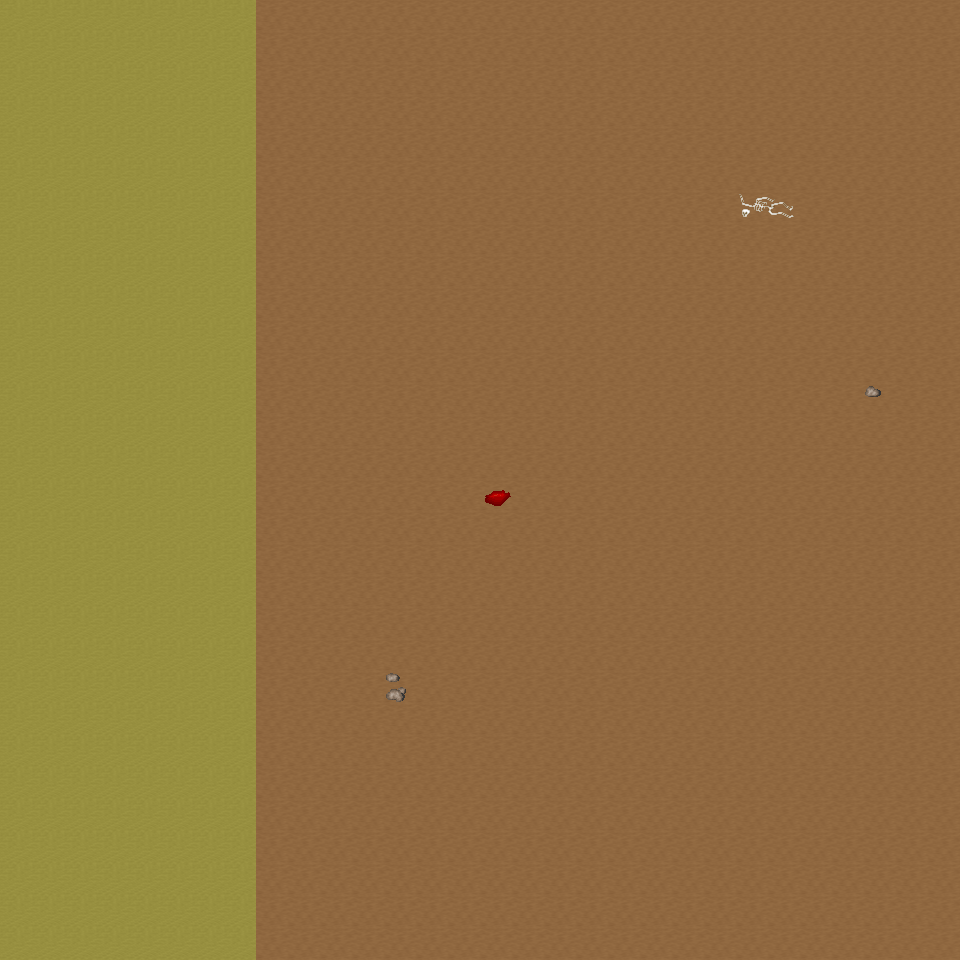

A level layout from a 2D game, rendered from its tile map. Below: a short description, then the map file with tile-grid data replaced by summaries:
An orthogonal 30x30 tile map with 32x32 px tiles, 6 tile layers (Ground, Object, Object2, Above, ...), 31 tilesets and 3 objects (3x mapExit).

<map version="1.0" orientation="orthogonal" renderorder="right-down" width="30" height="30" tilewidth="32" tileheight="32" nextobjectid="4">
  <tileset firstgid="1" name="tileset_ground_ground" tilewidth="32" tileheight="32" tilecount="33" columns="3">
    <image source="../drawable/tileset_ground_ground.png" width="96" height="352" />
  </tileset>
  <tileset firstgid="34" name="tileset_ground_ridge_earth_dark" tilewidth="32" tileheight="32" tilecount="96" columns="12">
    <image source="../drawable/tileset_ground_ridge_earth_dark.png" width="384" height="256" />
  </tileset>
  <tileset firstgid="130" name="tileset_furniture_light_iron_lamp" tilewidth="32" tileheight="32" tilecount="3" columns="1">
    <image source="../drawable/tileset_furniture_light_iron_lamp.png" width="32" height="96" />
  </tileset>
  <tileset firstgid="133" name="tileset_furniture_light_dark_torch" tilewidth="32" tileheight="32" tilecount="8" columns="2">
    <image source="../drawable/tileset_furniture_light_dark_torch.png" width="64" height="128" />
  </tileset>
  <tileset firstgid="141" name="tileset_furniture_light_flames" tilewidth="32" tileheight="32" tilecount="6" columns="6">
    <image source="../drawable/tileset_furniture_light_flames.png" width="192" height="32" />
  </tileset>
  <tileset firstgid="147" name="tileset_item_corpse_skeleton" tilewidth="32" tileheight="32" tilecount="4" columns="2">
    <image source="../drawable/tileset_item_corpse_skeleton.png" width="64" height="64" />
  </tileset>
  <tileset firstgid="151" name="tileset_item_blood_floor_stains_2" tilewidth="32" tileheight="32" tilecount="4" columns="2">
    <image source="../drawable/tileset_item_blood_floor_stains_2.png" width="64" height="64" />
  </tileset>
  <tileset firstgid="155" name="tileset_item_chest_large" tilewidth="32" tileheight="32" tilecount="8" columns="4">
    <image source="../drawable/tileset_item_chest_large.png" width="128" height="64" />
  </tileset>
  <tileset firstgid="163" name="tileset_item_armor_sword_rack" tilewidth="32" tileheight="32" tilecount="4" columns="2">
    <image source="../drawable/tileset_item_armor_sword_rack.png" width="64" height="64" />
  </tileset>
  <tileset firstgid="167" name="tileset_item_armor_weapons_rack" tilewidth="32" tileheight="32" tilecount="18" columns="9">
    <image source="../drawable/tileset_item_armor_weapons_rack.png" width="288" height="64" />
  </tileset>
  <tileset firstgid="185" name="tileset_item_pot_barrel_tall" tilewidth="32" tileheight="32" tilecount="2" columns="1">
    <image source="../drawable/tileset_item_pot_barrel_tall.png" width="32" height="64" />
  </tileset>
  <tileset firstgid="187" name="tileset_item_pot_pot_tall" tilewidth="32" tileheight="32" tilecount="2" columns="1">
    <image source="../drawable/tileset_item_pot_pot_tall.png" width="32" height="64" />
  </tileset>
  <tileset firstgid="189" name="tileset_ground_rock_pebbles" tilewidth="32" tileheight="32" tilecount="3" columns="1">
    <image source="../drawable/tileset_ground_rock_pebbles.png" width="32" height="96" />
  </tileset>
  <tileset firstgid="192" name="tileset_item_corpse_skull_dark" tilewidth="32" tileheight="32" tilecount="2" columns="2">
    <image source="../drawable/tileset_item_corpse_skull_dark.png" width="64" height="32" />
  </tileset>
  <tileset firstgid="194" name="tileset_ground_ladder_horizontal_dark" tilewidth="32" tileheight="32" tilecount="3" columns="1">
    <image source="../drawable/tileset_ground_ladder_horizontal_dark.png" width="32" height="96" />
  </tileset>
  <tileset firstgid="197" name="tileset_ground_fire_fire" tilewidth="32" tileheight="32" tilecount="27" columns="3">
    <image source="../drawable/tileset_ground_fire_fire.png" width="96" height="288" />
  </tileset>
  <tileset firstgid="224" name="tileset_ground_cobbled_paving" tilewidth="32" tileheight="32" tilecount="1" columns="1">
    <image source="../drawable/tileset_ground_cobbled_paving.png" width="32" height="32" />
  </tileset>
  <tileset firstgid="225" name="tileset_plant_stump_int_small_stump" tilewidth="32" tileheight="32" tilecount="1" columns="1">
    <image source="../drawable/tileset_plant_stump_int_small_stump.png" width="32" height="32" />
  </tileset>
  <tileset firstgid="226" name="tileset_furniture_table_tree_stump_table" tilewidth="32" tileheight="32" tilecount="4" columns="2">
    <image source="../drawable/tileset_furniture_table_tree_stump_table.png" width="64" height="64" />
  </tileset>
  <tileset firstgid="230" name="tileset_logic_collision" tilewidth="32" tileheight="32" tilecount="1" columns="1">
    <image source="../drawable/tileset_logic_collision.png" width="32" height="32" />
  </tileset>
  <tileset firstgid="231" name="tileset_ground_ladder_vertical_dark" tilewidth="32" tileheight="32" tilecount="3" columns="3">
    <image source="../drawable/tileset_ground_ladder_vertical_dark.png" width="96" height="32" />
  </tileset>
  <tileset firstgid="234" name="tileset_logic_creature_animal" tilewidth="32" tileheight="32" tilecount="32" columns="8">
    <image source="../drawable/tileset_logic_creature_animal.png" width="256" height="128" />
  </tileset>
  <tileset firstgid="266" name="tileset_logic_creature_human_barbarian" tilewidth="32" tileheight="32" tilecount="7" columns="7">
    <image source="../drawable/tileset_logic_creature_human_barbarian.png" width="224" height="32" />
  </tileset>
  <tileset firstgid="273" name="tileset_ground_ladder_steps" tilewidth="32" tileheight="32" tilecount="6" columns="3">
    <image source="../drawable/tileset_ground_ladder_steps.png" width="96" height="64" />
  </tileset>
  <tileset firstgid="279" name="tileset_logic_portal" tilewidth="32" tileheight="32" tilecount="24" columns="8">
    <image source="../drawable/tileset_logic_portal.png" width="256" height="96" />
  </tileset>
  <tileset firstgid="303" name="tileset_ground_earth_edges_yellowgreen" tilewidth="32" tileheight="32" tilecount="15" columns="5">
    <image source="../drawable/tileset_ground_earth_edges_yellowgreen.png" width="160" height="96" />
  </tileset>
  <tileset firstgid="318" name="tileset_plant_grasses" tilewidth="32" tileheight="32" tilecount="6" columns="3">
    <image source="../drawable/tileset_plant_grasses.png" width="96" height="64" />
  </tileset>
  <tileset firstgid="324" name="tileset_light_yellow_light_5x5" tilewidth="32" tileheight="32" tilecount="25" columns="5">
    <image source="../drawable/tileset_light_yellow_light_5x5.png" width="160" height="160" />
  </tileset>
  <tileset firstgid="349" name="tileset_light_dim_yellow_light_7x5" tilewidth="32" tileheight="32" tilecount="35" columns="7">
    <image source="../drawable/tileset_light_dim_yellow_light_7x5.png" width="224" height="160" />
  </tileset>
  <tileset firstgid="384" name="tileset_item_firewood" tilewidth="32" tileheight="32" tilecount="12" columns="3">
    <image source="../drawable/tileset_item_firewood.png" width="96" height="128" />
  </tileset>
  <tileset firstgid="396" name="tileset_logic_creature_insect" tilewidth="32" tileheight="32" tilecount="5" columns="5">
    <image source="../drawable/tileset_logic_creature_insect.png" width="160" height="32" />
  </tileset>
  <layer name="Ground" width="30" height="30">
    <data>[900 cells, 900 non-empty, 2 distinct tile ids]</data>
  </layer>
  <layer name="Object" width="30" height="30">
    <data>[900 cells, 5 non-empty, 5 distinct tile ids]</data>
  </layer>
  <layer name="Object2" width="30" height="30">
    <data>[900 cells, 0 non-empty, 0 distinct tile ids]</data>
  </layer>
  <layer name="Above" width="30" height="30">
    <data>[900 cells, 0 non-empty, 0 distinct tile ids]</data>
  </layer>
  <layer name="Above2" width="30" height="30">
    <data>[900 cells, 0 non-empty, 0 distinct tile ids]</data>
  </layer>
  <layer name="Walkable" width="30" height="30">
    <data>[900 cells, 0 non-empty, 0 distinct tile ids]</data>
  </layer>
  <objectgroup name="MapEvents">
    <object id="1" name="north" type="mapExit" x="0" y="0" width="960" height="32">
      <properties>
        <property name="map" value="level_0_x208_y9" />
        <property name="x" value="0" />
        <property name="y" value="28" />
      </properties>
    </object>
    <object id="2" name="south" type="mapExit" x="0" y="928" width="960" height="32">
      <properties>
        <property name="map" value="level_0_x208_y11" />
        <property name="x" value="0" />
        <property name="y" value="1" />
      </properties>
    </object>
    <object id="3" name="west" type="mapExit" x="0" y="0" width="32" height="960">
      <properties>
        <property name="map" value="level_0_x207_y10" />
        <property name="x" value="28" />
        <property name="y" value="0" />
      </properties>
    </object>
  </objectgroup>
</map>
